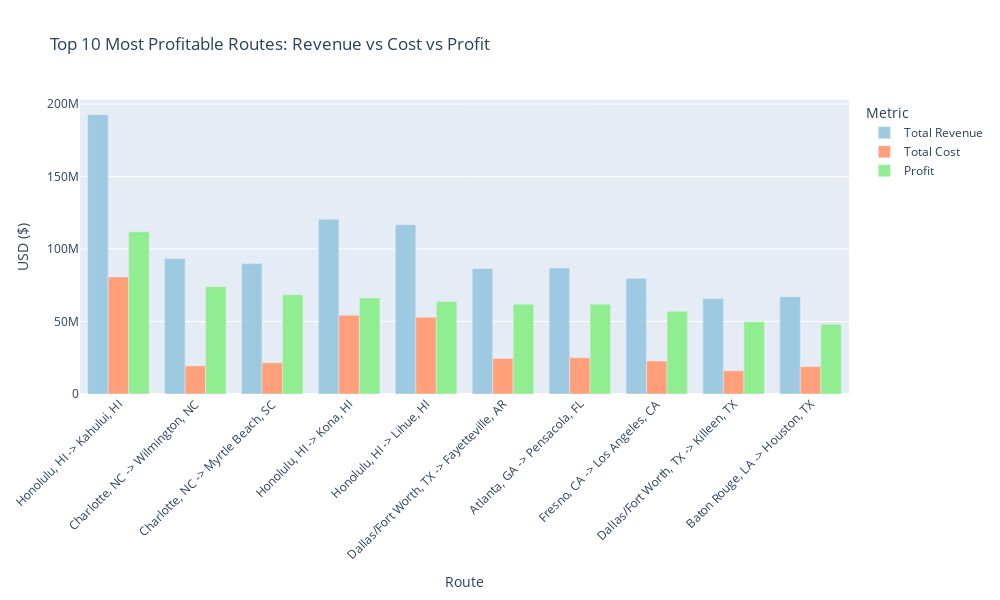

Write notebook code for a chart like this one.
### Code cell
import plotly.graph_objects as go

# Sample DataFrame: top_10_profitable (already defined from your output)
routes = top_10_profitable['ROUTE_NAME_CITY']

fig = go.Figure()

# Add bars for each metric
fig.add_trace(go.Bar(
    x=routes,
    y=top_10_profitable['TOTAL_REVENUE'],
    name='Total Revenue',
    marker_color='rgb(158,202,225)'
))
fig.add_trace(go.Bar(
    x=routes,
    y=top_10_profitable['TOTAL_COST'],
    name='Total Cost',
    marker_color='rgb(255, 160, 122)'
))
fig.add_trace(go.Bar(
    x=routes,
    y=top_10_profitable['PROFIT'],
    name='Profit',
    marker_color='rgb(144,238,144)'
))

# Layout
fig.update_layout(
    barmode='group',
    title='Top 10 Most Profitable Routes: Revenue vs Cost vs Profit',
    xaxis_title='Route',
    yaxis_title='USD ($)',
    xaxis_tickangle=-45,
    legend_title='Metric',
    height=600,
    width=1000
)

fig.show()

### Figure 1 — Plotly figure (JSON) as saved in the notebook; plotly's stock layout.template omitted (floating-point values rounded to 4 significant figures)
{"data": [{"marker": {"color": "rgb(158,202,225)"}, "name": "Total Revenue", "type": "bar", "x": ["Honolulu, HI -> Kahului, HI", "Charlotte, NC -> Wilmington, NC", "Charlotte, NC -> Myrtle Beach, SC", "Honolulu, HI -> Kona, HI", "Honolulu, HI -> Lihue, HI", "Dallas/Fort Worth, TX -> Fayetteville, AR", "Atlanta, GA -> Pensacola, FL", "Fresno, CA -> Los Angeles, CA", "Dallas/Fort Worth, TX -> Killeen, TX", "Baton Rouge, LA -> Houston, TX"], "y": [192700000.0, 93383652, 89931635, 120577092, 116700000.0, 86540000.0, 86920000.0, 79780000.0, 65820000.0, 67040000.0]}, {"marker": {"color": "rgb(255, 160, 122)"}, "name": "Total Cost", "type": "bar", "x": ["Honolulu, HI -> Kahului, HI", "Charlotte, NC -> Wilmington, NC", "Charlotte, NC -> Myrtle Beach, SC", "Honolulu, HI -> Kona, HI", "Honolulu, HI -> Lihue, HI", "Dallas/Fort Worth, TX -> Fayetteville, AR", "Atlanta, GA -> Pensacola, FL", "Fresno, CA -> Los Angeles, CA", "Dallas/Fort Worth, TX -> Killeen, TX", "Baton Rouge, LA -> Houston, TX"], "y": [80711784, 19350000.0, 21490000.0, 54300000.0, 52950000.0, 24550000.0, 24990000.0, 22760000.0, 15990000.0, 18860000.0]}, {"marker": {"color": "rgb(144,238,144)"}, "name": "Profit", "type": "bar", "x": ["Honolulu, HI -> Kahului, HI", "Charlotte, NC -> Wilmington, NC", "Charlotte, NC -> Myrtle Beach, SC", "Honolulu, HI -> Kona, HI", "Honolulu, HI -> Lihue, HI", "Dallas/Fort Worth, TX -> Fayetteville, AR", "Atlanta, GA -> Pensacola, FL", "Fresno, CA -> Los Angeles, CA", "Dallas/Fort Worth, TX -> Killeen, TX", "Baton Rouge, LA -> Houston, TX"], "y": [111900000.0, 74030000.0, 68440000.0, 66280000.0, 63800000.0, 61990000.0, 61930000.0, 57020000.0, 49830000.0, 48180000.0]}], "layout": {"barmode": "group", "height": 600, "legend": {"title": {"text": "Metric"}}, "title": {"text": "Top 10 Most Profitable Routes: Revenue vs Cost vs Profit"}, "width": 1000, "xaxis": {"tickangle": -45, "title": {"text": "Route"}}, "yaxis": {"title": {"text": "USD ($)"}}}}
